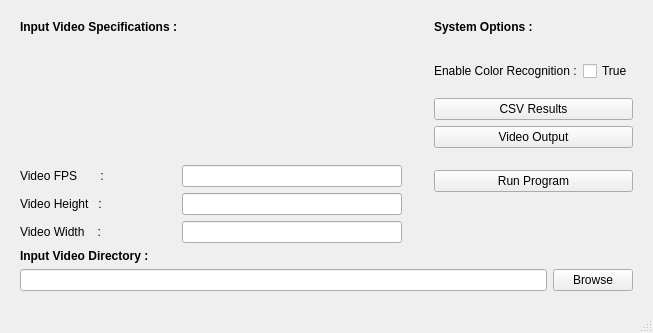
<?xml version="1.0" encoding="UTF-8"?>
<ui version="4.0">
 <class>MainWindow</class>
 <widget class="QMainWindow" name="MainWindow">
  <property name="geometry">
   <rect>
    <x>0</x>
    <y>0</y>
    <width>653</width>
    <height>333</height>
   </rect>
  </property>
  <property name="windowTitle">
   <string>Vehicle Recognition and Counting System</string>
  </property>
  <property name="autoFillBackground">
   <bool>false</bool>
  </property>
  <widget class="QWidget" name="centralwidget">
   <layout class="QGridLayout" name="gridLayout">
    <property name="leftMargin">
     <number>20</number>
    </property>
    <property name="topMargin">
     <number>20</number>
    </property>
    <property name="rightMargin">
     <number>20</number>
    </property>
    <property name="bottomMargin">
     <number>20</number>
    </property>
    <item row="1" column="0">
     <widget class="QLabel" name="label_7">
      <property name="font">
       <font>
        <family>Arial</family>
        <weight>75</weight>
        <bold>true</bold>
       </font>
      </property>
      <property name="text">
       <string>Input Video Directory :</string>
      </property>
     </widget>
    </item>
    <item row="2" column="0" colspan="3">
     <layout class="QHBoxLayout" name="horizontalLayout">
      <item>
       <widget class="QLineEdit" name="edit_input_video"/>
      </item>
      <item>
       <widget class="QPushButton" name="browseButton">
        <property name="text">
         <string>Browse</string>
        </property>
       </widget>
      </item>
     </layout>
    </item>
    <item row="0" column="0">
     <layout class="QFormLayout" name="formLayout">
      <property name="horizontalSpacing">
       <number>5</number>
      </property>
      <item row="0" column="0">
       <widget class="QLabel" name="label">
        <property name="font">
         <font>
          <family>Arial</family>
          <weight>75</weight>
          <bold>true</bold>
         </font>
        </property>
        <property name="text">
         <string>Input Video Specifications :</string>
        </property>
       </widget>
      </item>
      <item row="1" column="0" colspan="2">
       <spacer name="verticalSpacer_2">
        <property name="orientation">
         <enum>Qt::Vertical</enum>
        </property>
        <property name="sizeHint" stdset="0">
         <size>
          <width>20</width>
          <height>20</height>
         </size>
        </property>
       </spacer>
      </item>
      <item row="2" column="0">
       <widget class="QLabel" name="label_2">
        <property name="text">
         <string>Video FPS       :</string>
        </property>
       </widget>
      </item>
      <item row="2" column="1">
       <widget class="QLineEdit" name="edit_fps_value"/>
      </item>
      <item row="3" column="0">
       <widget class="QLabel" name="label_3">
        <property name="text">
         <string>Video Height   :</string>
        </property>
       </widget>
      </item>
      <item row="3" column="1">
       <widget class="QLineEdit" name="edit_height_val"/>
      </item>
      <item row="4" column="0">
       <widget class="QLabel" name="label_4">
        <property name="text">
         <string>Video Width    :</string>
        </property>
       </widget>
      </item>
      <item row="4" column="1">
       <widget class="QLineEdit" name="edit_width_val"/>
      </item>
     </layout>
    </item>
    <item row="0" column="1">
     <spacer name="horizontalSpacer">
      <property name="orientation">
       <enum>Qt::Horizontal</enum>
      </property>
      <property name="sizeType">
       <enum>QSizePolicy::Preferred</enum>
      </property>
      <property name="sizeHint" stdset="0">
       <size>
        <width>20</width>
        <height>20</height>
       </size>
      </property>
     </spacer>
    </item>
    <item row="0" column="2">
     <layout class="QFormLayout" name="formLayout_2">
      <item row="0" column="0">
       <widget class="QLabel" name="label_5">
        <property name="font">
         <font>
          <family>Arial</family>
          <weight>75</weight>
          <bold>true</bold>
         </font>
        </property>
        <property name="text">
         <string>System Options :</string>
        </property>
       </widget>
      </item>
      <item row="2" column="0">
       <widget class="QLabel" name="label_6">
        <property name="text">
         <string>Enable Color Recognition :</string>
        </property>
       </widget>
      </item>
      <item row="2" column="1">
       <widget class="QCheckBox" name="colorCheckBox">
        <property name="text">
         <string>True</string>
        </property>
       </widget>
      </item>
      <item row="7" column="0" colspan="2">
       <widget class="QPushButton" name="runButton">
        <property name="text">
         <string>Run Program</string>
        </property>
       </widget>
      </item>
      <item row="4" column="0" colspan="2">
       <widget class="QPushButton" name="outputButton">
        <property name="text">
         <string>CSV Results</string>
        </property>
       </widget>
      </item>
      <item row="5" column="0" colspan="2">
       <widget class="QPushButton" name="vidoutputButton">
        <property name="text">
         <string>Video Output</string>
        </property>
       </widget>
      </item>
      <item row="1" column="0" colspan="2">
       <spacer name="verticalSpacer">
        <property name="orientation">
         <enum>Qt::Vertical</enum>
        </property>
        <property name="sizeType">
         <enum>QSizePolicy::Preferred</enum>
        </property>
        <property name="sizeHint" stdset="0">
         <size>
          <width>20</width>
          <height>15</height>
         </size>
        </property>
       </spacer>
      </item>
      <item row="3" column="0" colspan="2">
       <spacer name="verticalSpacer_3">
        <property name="orientation">
         <enum>Qt::Vertical</enum>
        </property>
        <property name="sizeType">
         <enum>QSizePolicy::Preferred</enum>
        </property>
        <property name="sizeHint" stdset="0">
         <size>
          <width>20</width>
          <height>5</height>
         </size>
        </property>
       </spacer>
      </item>
      <item row="6" column="0" colspan="2">
       <spacer name="verticalSpacer_4">
        <property name="orientation">
         <enum>Qt::Vertical</enum>
        </property>
        <property name="sizeType">
         <enum>QSizePolicy::Preferred</enum>
        </property>
        <property name="sizeHint" stdset="0">
         <size>
          <width>20</width>
          <height>10</height>
         </size>
        </property>
       </spacer>
      </item>
     </layout>
    </item>
   </layout>
  </widget>
  <widget class="QStatusBar" name="statusbar"/>
 </widget>
 <resources/>
 <connections/>
</ui>
